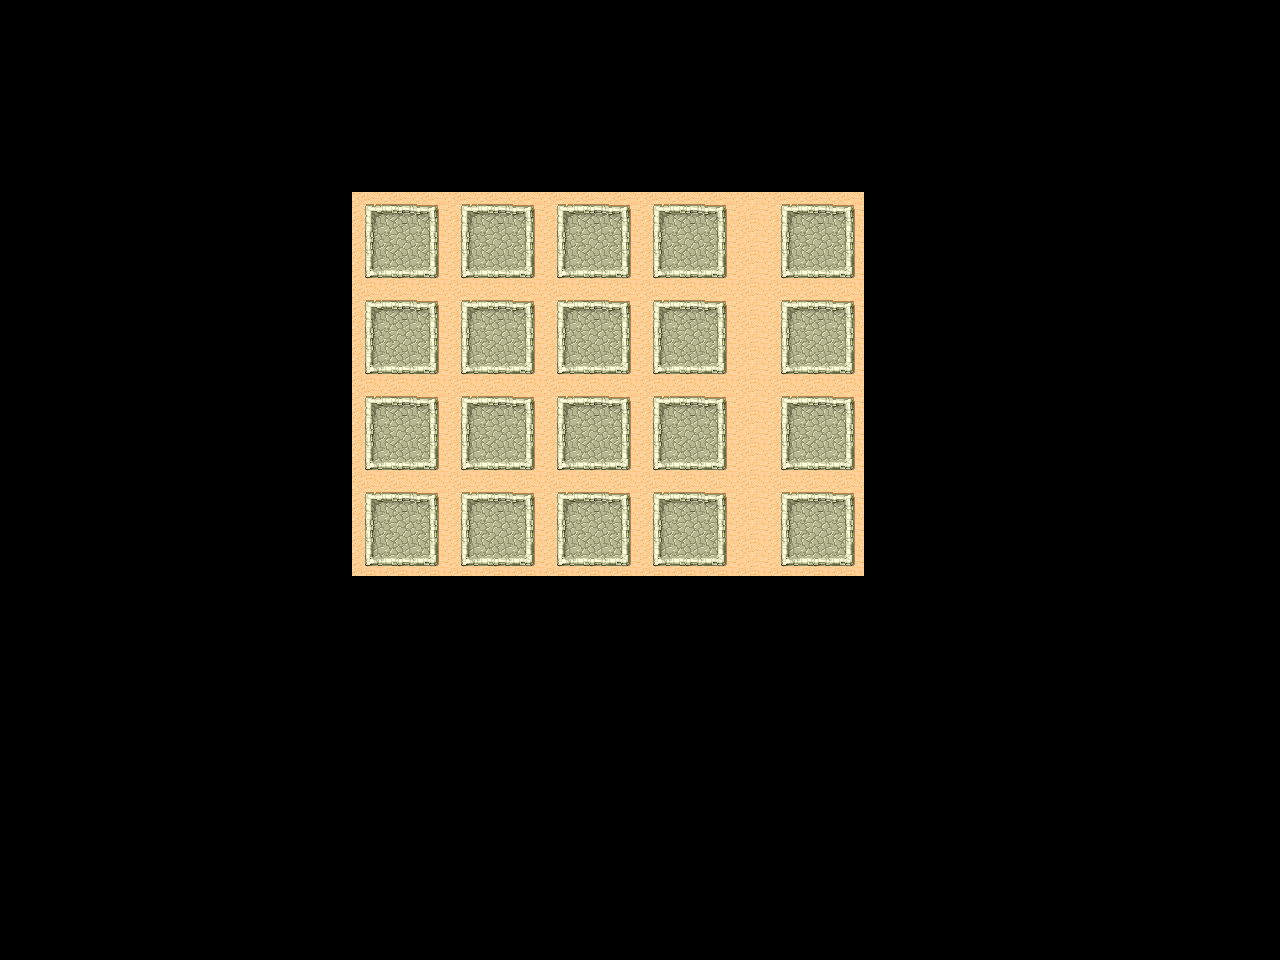

Below is a game level as drawn by its tile map, then a one-line description and the .tmx that defines it (tile-layer data replaced by summaries):
An orthogonal 40x30 tile map with 32x32 px tiles, 1 tile layer (background).

<map version="1.0" orientation="orthogonal" width="40" height="30" tilewidth="32" tileheight="32">
 <tileset firstgid="1" name="tmw_desert_spacing" tilewidth="32" tileheight="32" spacing="1" margin="1">
  <image source="../cocos2d-x-2.2.1/projects/TowerDefenseDemo/Resources/tmw_desert_spacing.png" width="265" height="199" />
 </tileset>
 <layer name="background" width="40" height="30">
  <data>[1200 cells, 192 non-empty, 10 distinct tile ids]</data>
 </layer>
</map>
